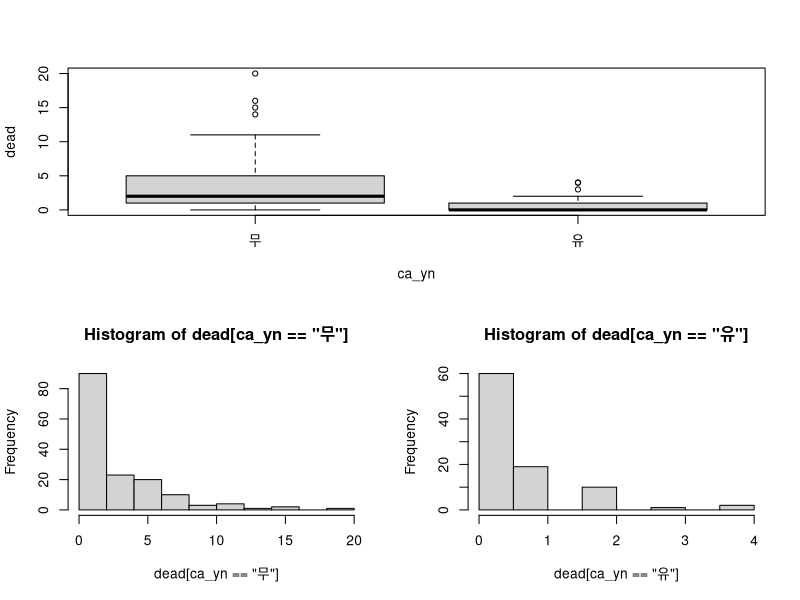
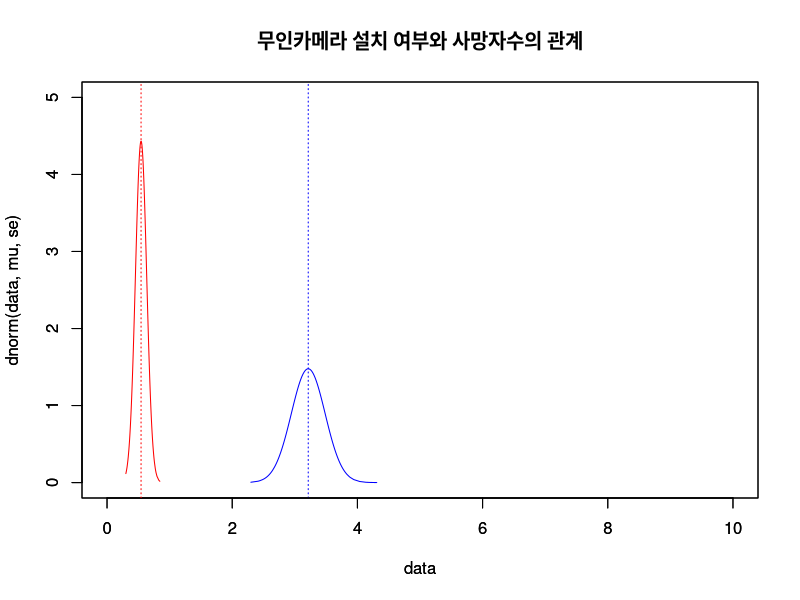

R code for these plots, in order:
#### 독립표본 t-test#

#01. 데이터 불러오기
ca <- read.csv("./data.csv",
               header = TRUE,
               na.strings = ".")
str(ca)

ca$ca_yn <- factor(ca$ca_yn,
                   levels = c(0,1),
                   labels = c("무","유"))
str(ca)

attach(ca) #객체연결 (attach ->detach)

#02. 기본통계치 확인 : summary or describe(psych 패키지 이용)
#tapply(total, ca_yn,summary)

library(psych)
describeBy(dead, ca_yn, mat = T)

#03. 그래프 그리기(박스그래프, 히스토그램)
opar <- par(no.readonly = TRUE)
layout(matrix(c(1,1,2,3),2,2, byrow = TRUE)) #화면분할
boxplot(dead ~ ca_yn)
hist(dead[ca_yn == "무"])
hist(dead[ca_yn == "유"])
par(opar)

#04. 통계분석
# 등분산 검정
var.test(dead ~ ca_yn, data = ca) #0%가 동질하다 ie) 이분산임.

t.test(dead ~ ca_yn,
       data = ca,
       alternative = c("two.sided"),
       var.equal = FALSE,
       conf.level = 0.95)
detach(ca)

#05. 통계결과 그래프
mu=3.2142857
se=0.27
data <- rnorm(1000, mu,se) #
data <- sort(data)
plot(data, dnorm(data,mu,se), 
     col = "blue", 
     type = 'l',
     main = "무인카메라 설치 여부와 사망자수의 관계",
     xlim = c(0,10),   #
     ylim = c(0,5))   #
abline(v=mu, col = "blue",lty = 3)

par(new=T) 

#
mu=0.5434783
se=0.09

data <- rnorm(1000, mu,se) #
data <- sort(data)
plot(data, dnorm(data,mu,se), 
     col = 'red', 
     type = 'l',
     xlim = c(0,10),   #
     ylim = c(0,5))   #
abline(v=mu, col = "red",lty = 3)


